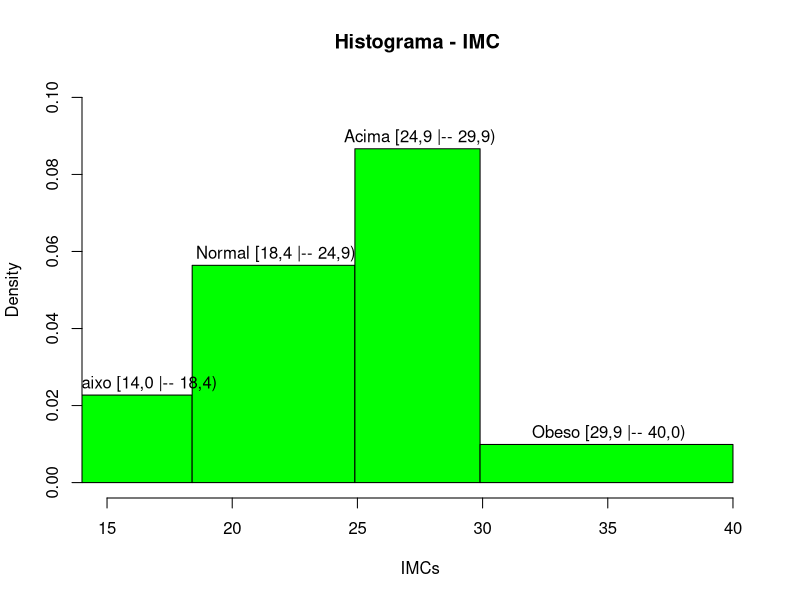

The R source for this figure:
## --- Exemplo 3. IMC com CLASSES DESIGUAIS ---------------------------

setwd("./data")

imc <- read.table("ValoresIMC.csv", header = TRUE, sep = ";", dec = ",")

classes_limits <- c(14, 18.4, 24.9, 29.9, 40)

classes <- c(
    " Abaixo [14,0 |-- 18,4)", " Normal [18,4 |-- 24,9)",
    " Acima [24,9 |-- 29,9)", " Obeso [29,9 |-- 40,0)"
)

freq <- table(cut(imc$IMCplan,
    breaks = classes_limits,
    right = FALSE,
    labels = classes,
    include.lowest = TRUE
))

relative_freq <- prop.table(freq) # frequência relativa (proporção)
cumulative_freq <- cumsum(freq) # soma acumulada
cumulative_relative_freq <- cumsum(relative_freq) # soma acumulada da frequência relativa
classes_diff <- diff(classes_limits) # diferença entre os limites das classes

result_table <- cbind(freq,
    relative_freq = round(relative_freq * 100, digits = 2),
    cumulative_freq = round(cumulative_freq, digits = 2),
    cumulative_relative_freq = round(cumulative_relative_freq * 100, digits = 2),
    classes_diff,
    densidade = round(relative_freq / classes_diff, digits = 4)
)
result_table

hist(imc$IMCplan,
    breaks = classes_limits,
    labels = classes,
    col = "green",
    xlim = c(15, 40),
    ylim = c(0, 0.10),
    xlab = "IMCs",
    main = "Histograma - IMC "
)
